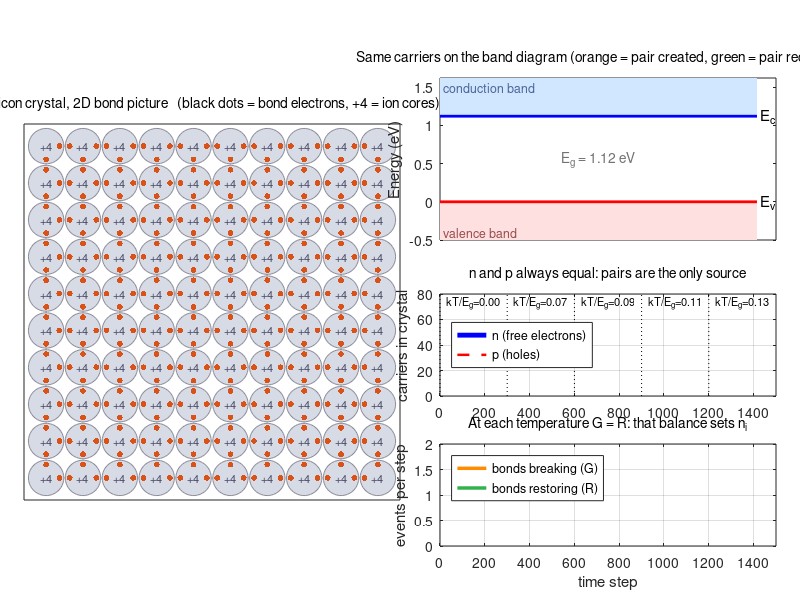

MATLAB code for this plot: (Note: this script raises an error after producing the figure.)
%% Intrinsic semiconductor, part 1: crystal -> thermal energy -> electron-hole pairs
% A 2D picture of the silicon crystal (as in Streetman & Banerjee): every atom
% shares its 4 valence electrons in 4 covalent bonds.
%   * At 0 K every bond is intact: nothing can move.
%   * Thermal energy occasionally breaks a bond. That frees ONE electron and
%     leaves ONE hole (the incomplete bond), so carriers are made in pairs.
%   * Free electrons wander; holes move when a neighboring bond electron
%     hops in. If an electron meets a hole the bond is restored (recombination).
%   * At each temperature, bonds breaking (G) and bonds restoring (R) balance,
%     which fixes how many pairs exist. That equilibrium number is n_i.
%
% NOTE: "temperature" here is the dimensionless kT/Eg. At real 300 K in Si,
% kT/Eg = 0.023 and only ~1 bond in 10^13 is broken, which you could never see,
% so this toy model uses hotter, scaled-up values. Part 2 uses real Si numbers.
clear; clc; close all
rng(3)

%% Settings (edit these)
L          = 10;                       % atoms per side
Eg         = 1.12;                     % band gap in eV (only used for labels)
tauLevels  = [0 0.07 0.09 0.11 0.13];  % kT/Eg at each stage (0 = absolute zero)
stepsPer   = 300;                      % animation steps at each temperature
A          = 15;                       % bond-breaking attempt prefactor (toy model)
pR         = 0.05;                     % recombination probability per step when close
rRec       = 0.6;                      % "close" = within this many lattice spacings
pHop       = 0.6;                      % chance per step that a hole hops to a neighbor bond
sE         = 0.35;                     % random-walk step of a free electron
pauseTime  = 0.05;                     % seconds per frame (bigger = slower)

%% Build the lattice: atoms and bonds
[AX,AY] = meshgrid(1:L,1:L);
atomX = AX(:);  atomY = AY(:);
atomId = reshape(1:L*L, L, L);          % atomId(row i, column j)
b1 = zeros(0,1);  b2 = zeros(0,1);
for i = 1:L
    for j = 1:L
        if j < L, b1(end+1,1) = atomId(i,j); b2(end+1,1) = atomId(i,j+1); end %#ok<SAGROW>
        if i < L, b1(end+1,1) = atomId(i,j); b2(end+1,1) = atomId(i+1,j); end %#ok<SAGROW>
    end
end
nB = numel(b1);
mx = (atomX(b1) + atomX(b2))/2;   my = (atomY(b1) + atomY(b2))/2;   % bond midpoints
dirx = atomX(b2) - atomX(b1);     diry = atomY(b2) - atomY(b1);
posA = [mx - 0.14*dirx, my - 0.14*diry];   % where the two bonding electrons sit
posB = [mx + 0.14*dirx, my + 0.14*diry];

% neighbor bonds (bonds that share an atom): a hole hops between these
Inc = sparse([b1; b2], [1:nB 1:nB]', 1, L*L, nB);
Adj = full(Inc'*Inc);  Adj(logical(eye(nB))) = 0;
nbr = cell(nB,1);
for b = 1:nB, nbr{b} = find(Adj(b,:) > 0); end

reflect = @(z) 0.5 + L*(1 - abs(1 - abs((z-0.5)/L)));   % keep electrons inside the crystal
totSteps = numel(tauLevels)*stepsPer;

%% Figure
fig = figure('Position',[40 40 1250 760],'Color','w');
hBan = annotation('textbox',[0.03 0.945 0.94 0.05],'String','','EdgeColor','none', ...
    'HorizontalAlignment','center','FontSize',16,'FontWeight','bold');
hExp = annotation('textbox',[0.03 0.885 0.94 0.055],'String','','EdgeColor','none', ...
    'HorizontalAlignment','center','FontSize',12,'Color',[0.25 0.25 0.25]);

% ---- crystal ----
ax1 = axes('Position',[0.03 0.09 0.47 0.78]); hold(ax1,'on')
plot(ax1,[atomX(b1) atomX(b2)]',[atomY(b1) atomY(b2)]','-','Color',[0.80 0.80 0.80],'LineWidth',1)
hBrk = plot(ax1,NaN,NaN,'-','Color',[0.9 0.2 0.2],'LineWidth',2.5);
scatter(ax1,atomX,atomY,650,[0.84 0.86 0.90],'filled','MarkerEdgeColor',[0.55 0.55 0.6]);
for k = 1:L*L
    text(ax1,atomX(k),atomY(k),'+4','HorizontalAlignment','center','FontSize',8,'Color',[0.3 0.3 0.4]);
end
hBE   = scatter(ax1,NaN,NaN,18,[0.15 0.15 0.15],'filled');           % bonding electrons
hHole = scatter(ax1,NaN,NaN,110,'r','LineWidth',2);                  % hole = missing bond electron
hGenF = scatter(ax1,NaN,NaN,420,[1 0.65 0],'p','filled');            % flash: bond just broke
hRecF = scatter(ax1,NaN,NaN,420,[0.2 0.7 0.3],'o','LineWidth',2.5);  % flash: bond restored
hEl1  = scatter(ax1,NaN,NaN,90,'b','filled','MarkerEdgeColor','k');  % free electrons
axis(ax1,'equal'); xlim(ax1,[0.4 L+0.6]); ylim(ax1,[0.4 L+0.6]); box(ax1,'on')
set(ax1,'XTick',[],'YTick',[])
title(ax1,'Silicon crystal, 2D bond picture   (black dots = bond electrons, +4 = ion cores)', ...
    'FontSize',10,'FontWeight','normal')
hCnt = text(ax1,(L+1)/2,-0.15,'','HorizontalAlignment','center','FontSize',12,'VerticalAlignment','top');

% ---- band diagram ----
ax2 = axes('Position',[0.55 0.60 0.42 0.27]); hold(ax2,'on')
fill(ax2,[0.5 L+0.5 L+0.5 0.5],[Eg Eg Eg+0.5 Eg+0.5],[0.82 0.90 1.00],'EdgeColor','none')
fill(ax2,[0.5 L+0.5 L+0.5 0.5],[-0.5 -0.5 0 0],[1.00 0.88 0.88],'EdgeColor','none')
plot(ax2,[0.5 L+0.5],[Eg Eg],'b','LineWidth',2)
plot(ax2,[0.5 L+0.5],[0 0],'r','LineWidth',2)
text(ax2,L+0.6,Eg,'E_c','FontSize',11); text(ax2,L+0.6,0,'E_v','FontSize',11)
text(ax2,L/2+0.5,Eg/2,sprintf('E_g = %.2f eV',Eg),'HorizontalAlignment','center','Color',[0.45 0.45 0.45])
text(ax2,0.6,Eg+0.38,'conduction band','FontSize',9,'Color',[0.3 0.4 0.6])
text(ax2,0.6,-0.4,'valence band','FontSize',9,'Color',[0.6 0.3 0.3])
hArrG  = plot(ax2,NaN,NaN,'-','Color',[1 0.55 0],'LineWidth',2);
hHeadG = plot(ax2,NaN,NaN,'^','Color',[1 0.55 0],'MarkerFaceColor',[1 0.55 0],'MarkerSize',6);
hArrR  = plot(ax2,NaN,NaN,'-','Color',[0.2 0.7 0.3],'LineWidth',2);
hHeadR = plot(ax2,NaN,NaN,'v','Color',[0.2 0.7 0.3],'MarkerFaceColor',[0.2 0.7 0.3],'MarkerSize',6);
hE2 = scatter(ax2,NaN,NaN,50,'b','filled');
hH2 = scatter(ax2,NaN,NaN,50,'r','LineWidth',1.6);
xlim(ax2,[0.5 L+1.1]); ylim(ax2,[-0.5 Eg+0.5]); box(ax2,'on'); set(ax2,'XTick',[])
ylabel(ax2,'Energy (eV)')
title(ax2,'Same carriers on the band diagram (orange = pair created, green = pair recombines)', ...
    'FontSize',10,'FontWeight','normal')

% ---- n and p vs time ----
ax3 = axes('Position',[0.55 0.34 0.42 0.17]); hold(ax3,'on'); box(ax3,'on'); grid(ax3,'on')
for k = 1:numel(tauLevels)
    plot(ax3,[(k-1)*stepsPer (k-1)*stepsPer],[0 80],':k')
    text(ax3,(k-0.5)*stepsPer,73,sprintf('kT/E_g=%.2f',tauLevels(k)),'HorizontalAlignment','center','FontSize',8)
end
hn = plot(ax3,NaN,NaN,'b-','LineWidth',3.5);
hp = plot(ax3,NaN,NaN,'r--','LineWidth',1.8);
xlim(ax3,[0 totSteps]); ylim(ax3,[0 80]); ylabel(ax3,'carriers in crystal')
legend(ax3,[hn hp],{'n (free electrons)','p (holes)'},'Location','west','FontSize',9)
title(ax3,'n and p always equal: pairs are the only source','FontSize',10,'FontWeight','normal')

% ---- generation vs recombination ----
ax4 = axes('Position',[0.55 0.09 0.42 0.17]); hold(ax4,'on'); box(ax4,'on'); grid(ax4,'on')
hG = plot(ax4,NaN,NaN,'-','Color',[1 0.55 0],'LineWidth',2.5);
hR = plot(ax4,NaN,NaN,'-','Color',[0.2 0.7 0.3],'LineWidth',2.5);
xlim(ax4,[0 totSteps]); ylim(ax4,[0 2]); xlabel(ax4,'time step'); ylabel(ax4,'events per step')
legend(ax4,[hG hR],{'bonds breaking (G)','bonds restoring (R)'},'Location','northwest','FontSize',9)
title(ax4,'At each temperature G = R: that balance sets n_i','FontSize',10,'FontWeight','normal')

%% State
isHole = false(nB,1);  holeB = zeros(0,1);  holeU = zeros(0,1);
E   = zeros(0,3);                 % free electrons: [x y u]
evG = zeros(0,3);  evR = zeros(0,3);   % flashes: [x y age]
nHist = zeros(1,totSteps);  pHist = nHist;  gHist = nHist;  rHist = nHist;
step = 0;

%% Animation
for lev = 1:numel(tauLevels)
    tau = tauLevels(lev);
    pG  = A*exp(-1/tau);                       % bond-breaking probability per step (0 when tau = 0)
    for s = 1:stepsPer
        step = step + 1;

        % 1) thermal generation: intact bonds may break, making an electron AND a hole
        cand = find(~isHole);
        newB = cand(rand(numel(cand),1) < pG);
        for q = 1:numel(newB)
            b = newB(q);
            isHole(b) = true;  holeB(end+1,1) = b;  holeU(end+1,1) = rand; %#ok<SAGROW>
            E(end+1,:) = [mx(b) my(b) rand];                              %#ok<SAGROW>
            evG(end+1,:) = [mx(b) my(b) 0];                               %#ok<SAGROW>
        end
        gHist(step) = numel(newB);

        % 2) motion: electrons random-walk, holes hop between neighboring bonds
        if ~isempty(E)
            E(:,1) = reflect(E(:,1) + sE*randn(size(E,1),1));
            E(:,2) = reflect(E(:,2) + sE*randn(size(E,1),1));
        end
        for k = 1:numel(holeB)
            if rand < pHop
                nb = nbr{holeB(k)};
                c  = nb(randi(numel(nb)));
                if ~isHole(c)
                    isHole(holeB(k)) = false;  isHole(c) = true;  holeB(k) = c;
                end
            end
        end

        % 3) recombination: an electron next to a hole can fill it (bond restored)
        nRec = 0;
        if ~isempty(E) && ~isempty(holeB)
            D = hypot(E(:,1) - mx(holeB).', E(:,2) - my(holeB).');
            [ie, ih] = find(D < rRec);
            usedE = false(size(E,1),1);  usedH = false(numel(holeB),1);
            for q = randperm(numel(ie))
                if ~usedE(ie(q)) && ~usedH(ih(q)) && rand < pR
                    usedE(ie(q)) = true;  usedH(ih(q)) = true;
                    evR(end+1,:) = [mx(holeB(ih(q))) my(holeB(ih(q))) 0]; %#ok<SAGROW>
                    nRec = nRec + 1;
                end
            end
            isHole(holeB(usedH)) = false;
            holeB(usedH) = [];  holeU(usedH) = [];  E(usedE,:) = [];
        end
        rHist(step) = nRec;
        nHist(step) = size(E,1);  pHist(step) = numel(holeB);

        % 4) age the flashes
        evG(:,3) = evG(:,3) + 1;  evG(evG(:,3) > 10,:) = [];
        evR(:,3) = evR(:,3) + 1;  evR(evR(:,3) > 10,:) = [];

        % ---- draw crystal ----
        keep = ~isHole;
        set(hBE,'XData',[posA(:,1); posB(keep,1)],'YData',[posA(:,2); posB(keep,2)])
        set(hHole,'XData',posB(holeB,1),'YData',posB(holeB,2))
        sx = [atomX(b1(holeB))'; atomX(b2(holeB))'; nan(1,numel(holeB))];
        sy = [atomY(b1(holeB))'; atomY(b2(holeB))'; nan(1,numel(holeB))];
        set(hBrk,'XData',sx(:),'YData',sy(:))
        set(hEl1,'XData',E(:,1),'YData',E(:,2))
        set(hGenF,'XData',evG(:,1),'YData',evG(:,2))
        set(hRecF,'XData',evR(:,1),'YData',evR(:,2))
        hCnt.String = sprintf('free electrons n = %d      holes p = %d      broken bonds: %d of %d', ...
            size(E,1), numel(holeB), numel(holeB), nB);

        % ---- draw band diagram ----
        set(hE2,'XData',E(:,1),'YData',Eg + 0.05 + 0.3*E(:,3))
        set(hH2,'XData',mx(holeB),'YData',-0.05 - 0.3*holeU)
        gx = evG(:,1)';  rx = evR(:,1)';
        gX = [gx; gx; nan(size(gx))];  gY = [zeros(size(gx)); Eg*ones(size(gx)); nan(size(gx))];
        rX = [rx; rx; nan(size(rx))];  rY = [Eg*ones(size(rx)); zeros(size(rx)); nan(size(rx))];
        set(hArrG,'XData',gX(:),'YData',gY(:));   set(hHeadG,'XData',gx,'YData',Eg*ones(size(gx)))
        set(hArrR,'XData',rX(:),'YData',rY(:));   set(hHeadR,'XData',rx,'YData',zeros(size(rx)))

        % ---- time series ----
        set(hn,'XData',1:step,'YData',nHist(1:step))
        set(hp,'XData',1:step,'YData',pHist(1:step))
        w = 40;
        set(hG,'XData',1:step,'YData',movmean(gHist(1:step),[w-1 0]))
        set(hR,'XData',1:step,'YData',movmean(rHist(1:step),[w-1 0]))

        % ---- text ----
        if tau == 0
            hBan.String = sprintf('Stage %d of %d:   T = 0 K', lev, numel(tauLevels));
            hBan.Color  = [0.10 0.35 0.65];
            hExp.String = ['Every bond is intact: valence band full, conduction band empty. ' ...
                'No electron can move, so there are no free carriers and the crystal is an insulator.'];
        else
            hBan.String = sprintf('Stage %d of %d:   kT/E_g = %.2f   (hotter)', lev, numel(tauLevels), tau);
            hBan.Color  = [0.75 0.30 0.10];
            hExp.String = ['Thermal energy breaks bonds at random (it takes about E_g). Each break frees ONE electron and ' ...
                'leaves ONE hole, so n = p. Electrons and holes that meet recombine; the two rates balance (G = R).'];
        end

        drawnow
        pause(pauseTime)
    end
end
